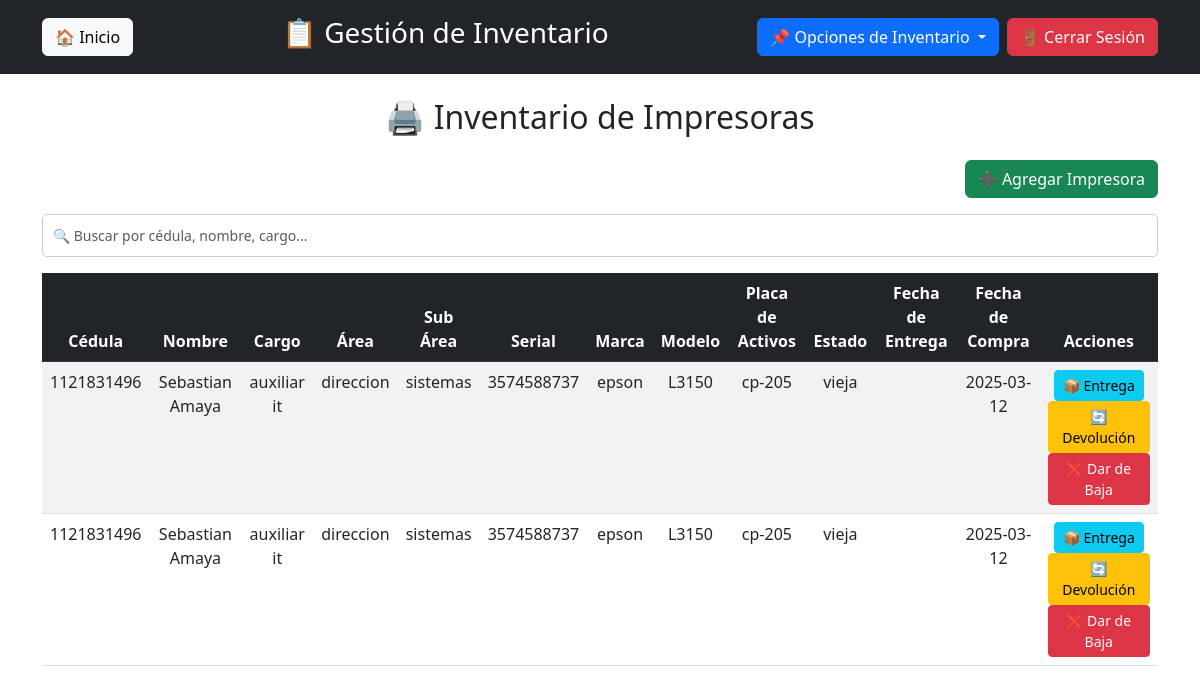
/inventario/vistas/inventario_impresoras.php, run on an earlier commit of the app's database.
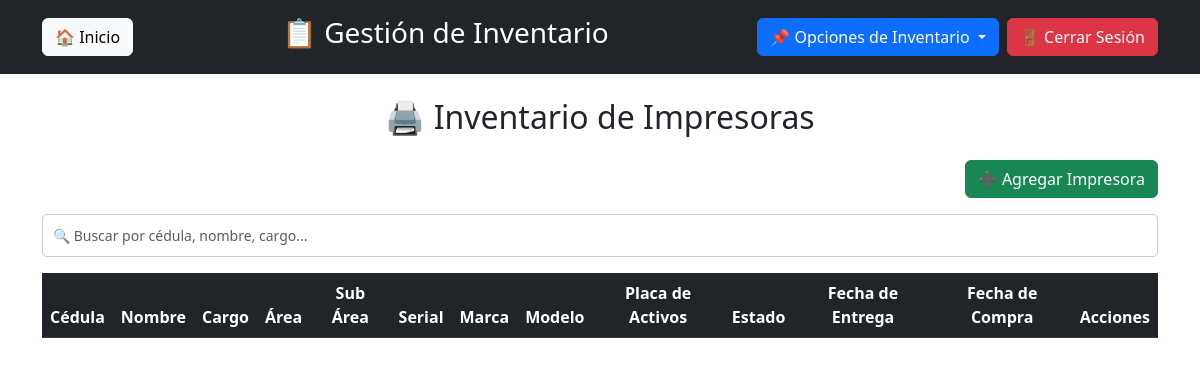
And on a later commit of the database.
### tables this page shows
CREATE TABLE `impresoras` (
  `id` int(11) NOT NULL AUTO_INCREMENT,
  `cedula` varchar(20) DEFAULT NULL,
  `marca` varchar(50) DEFAULT NULL,
  `modelo` varchar(50) DEFAULT NULL,
  `serial` varchar(50) DEFAULT NULL,
  `placa_activos` varchar(50) DEFAULT NULL,
  `estado` varchar(50) DEFAULT NULL,
  `fecha_entrega` date DEFAULT NULL,
  `fecha_compra` date DEFAULT NULL,
  `observaciones` text DEFAULT NULL,
  PRIMARY KEY (`id`),
  KEY `cedula` (`cedula`),
  CONSTRAINT `impresoras_ibfk_1` FOREIGN KEY (`cedula`) REFERENCES `empleados` (`cedula`) ON DELETE CASCADE
);

CREATE TABLE `empleados` (
  `cedula` varchar(20) NOT NULL,
  `nombre` varchar(100) DEFAULT NULL,
  `cargo` varchar(50) DEFAULT NULL,
  `area` varchar(50) DEFAULT NULL,
  `sub_area` varchar(50) DEFAULT NULL,
  PRIMARY KEY (`cedula`)
);

### inventario/vistas/inventario_impresoras.php (the view, shortened to what this page needs)
<?php
require '../db.php';
$query = "
    SELECT
        impresoras.*,
        empleados.nombre,
        empleados.cargo,
        empleados.area,
        empleados.sub_area
    FROM
        impresoras
    LEFT JOIN
        empleados ON impresoras.cedula = empleados.cedula
";
$impresoras = $pdo->query($query)->fetchAll(PDO::FETCH_ASSOC);
?>
<?php include 'header.php'; ?>
<div class="container mt-4">
    <h2 class="text-center mb-4">🖨️ Inventario de Impresoras</h2>
    <div class="d-flex justify-content-end mb-3">
        <a href="agregar_impresoras.php" class="btn btn-success">➕ Agregar Impresora</a>
    </div>
    <div class="mb-3">
        <input type="text" id="searchInput" class="form-control" placeholder="🔍 Buscar por cédula, nombre, cargo...">
    </div>
    <div class="table-responsive">
        <table class="table table-striped table-hover text-center">
            <thead class="table-dark">
                <tr>
                    <th>Cédula</th>
                    <th>Nombre</th>
                    <th>Cargo</th>
                    <th>Área</th>
                    <th>Sub Área</th>
                    <th>Serial</th>
                    <th>Marca</th>
                    <th>Modelo</th>
                    <th>Placa de Activos</th>
                    <th>Estado</th>
                    <th>Fecha de Entrega</th>
                    <th>Fecha de Compra</th>
                    <th>Acciones</th>
                </tr>
            </thead>
            <tbody id="impresorasTable">
                <?php foreach ($impresoras as $impresora): ?>
                <tr>
                    <td><?= htmlspecialchars($impresora['cedula']) ?></td>
                    <td><?= htmlspecialchars($impresora['nombre']) ?></td>
                    <td><?= htmlspecialchars($impresora['cargo']) ?></td>
                    <td><?= htmlspecialchars($impresora['area']) ?></td>
                    <td><?= htmlspecialchars($impresora['sub_area']) ?></td>
                    <td><?= htmlspecialchars($impresora['serial']) ?></td>
                    <td><?= htmlspecialchars($impresora['marca']) ?></td>
                    <td><?= htmlspecialchars($impresora['modelo']) ?></td>
                    <td><?= htmlspecialchars($impresora['placa_activos']) ?></td>
                    <td><?= htmlspecialchars($impresora['estado']) ?></td>
                    <td><?= htmlspecialchars($impresora['fecha_entrega']) ?></td>
                    <td><?= htmlspecialchars($impresora['fecha_compra']) ?></td>
                    <td>
                        <a href="entregar_impresora.php?serial=<?= htmlspecialchars($impresora['serial']) ?>" class="btn btn-info btn-sm">📦 Entrega</a>
                        <a href="devolver_impresora.php?serial=<?= htmlspecialchars($impresora['serial']) ?>" class="btn btn-warning btn-sm">🔄 Devolución</a>
                        <a href="../logica/dar_baja_impresora.php?id=<?= htmlspecialchars($impresora['id']) ?>" class="btn btn-danger btn-sm" onclick="return confirm('¿Estás seguro de que deseas dar de baja esta impresora?');">❌ Dar de Baja</a>
                    </td>
                </tr>
                <?php endforeach; ?>
            </tbody>
        </table>
    </div>
</div>

What changed in the data, as far as the page shows it:
removed impresoras: cedula "1121831496", cedula.nombre "Sebastian Amaya", cedula.cargo "auxiliar it", cedula.area "direccion", cedula.sub_area "sistemas", serial "3574588737", marca "epson", modelo "L3150", placa_activos "cp-205", estado "vieja", fecha_compra "2025-03-12"
removed impresoras: cedula "1121831496", cedula.nombre "Sebastian Amaya", cedula.cargo "auxiliar it", cedula.area "direccion", cedula.sub_area "sistemas", serial "3574588737", marca "epson", modelo "L3150", placa_activos "cp-205", estado "vieja", fecha_compra "2025-03-12"
